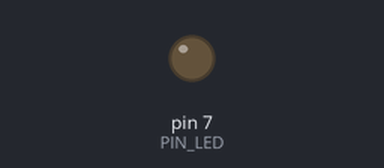
The sketch below on a simulated Arduino Uno, built with avr-gcc and run on an emulated ATmega328P. Shown: output pins drawn as LEDs (lit = HIGH).

Above: at 0.1 s.
At 2.2 s:
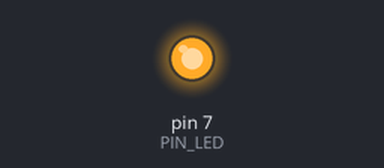
Timing chart, 0 to 3.7 s (numbered marks = the images above):
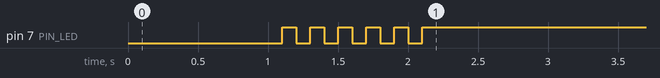

The sketch:

05_practice_2.ino
```cpp
#define PIN_LED 7
int count = 0;

void setup() {
  pinMode(PIN_LED, OUTPUT);
  digitalWrite(PIN_LED, 0);
  delay(1000);
  while (count <= 5 ) {
  digitalWrite(PIN_LED, 0);
  delay(100);
  digitalWrite(PIN_LED, 1);
  delay(100);
  count++;
  }
  digitalWrite(PIN_LED, 1);
}

void loop() {}
```
